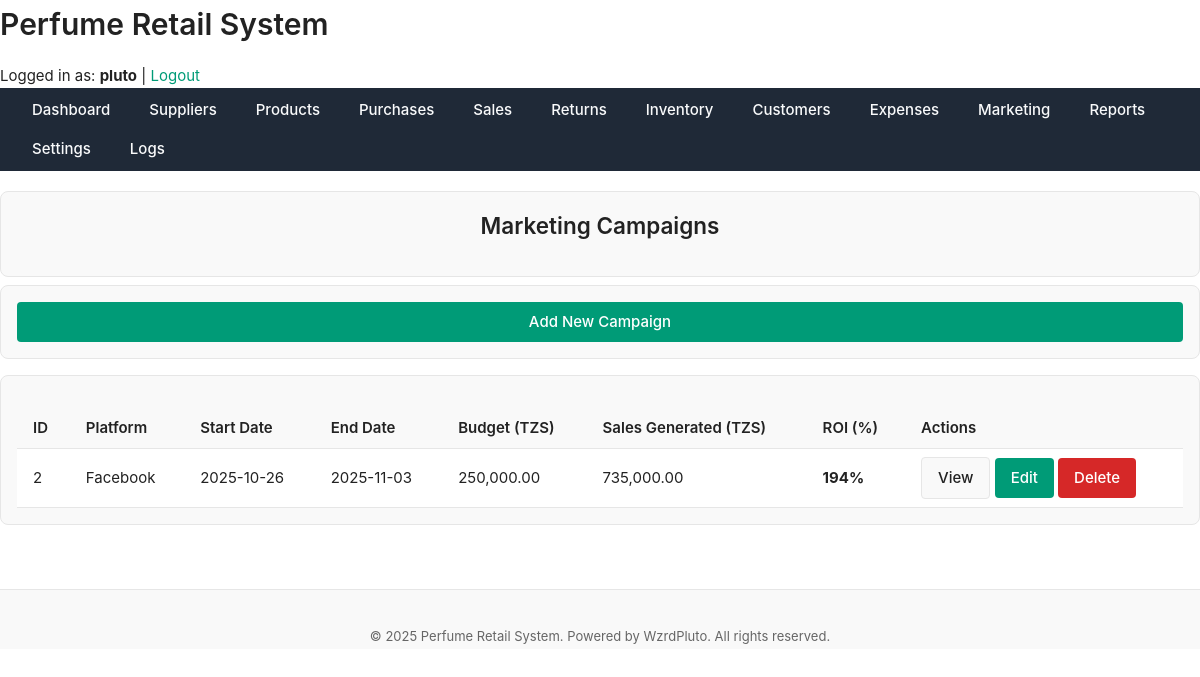
Page /public/marketing/index.php (signed in) on the committed database.
### tables this page shows
CREATE TABLE `marketing` (
  `campaign_id` int(11) NOT NULL,
  `platform` varchar(100) DEFAULT NULL,
  `start_date` date DEFAULT NULL,
  `end_date` date DEFAULT NULL,
  `budget` decimal(10,2) DEFAULT NULL,
  `sales_generated` decimal(10,2) DEFAULT 0.00,
  `remarks` text DEFAULT NULL
);

### includes/functions.php (called while the page is built, shortened)
<?php
function get_all_campaigns($pdo) {
    $stmt = $pdo->query("SELECT * FROM marketing ORDER BY start_date DESC");
    return $stmt->fetchAll(PDO::FETCH_ASSOC);
}

### public/marketing/index.php (the view, shortened to what this page needs)
<?php
require_once '../../includes/functions.php';
$campaigns = get_all_campaigns($pdo);
include '../../includes/header.php';
?>
<main class="main-content">
    <div class="card mb-sm" style="display:flex; justify-content:space-between; align-items:center;">
        <h2>Marketing Campaigns</h2>
    </div>
    <div class="card mb-md flex end">
        <a href="add.php" class="btn btn-primary">Add New Campaign</a>
    </div>
    <div class="card">
        <?php if (empty($campaigns)): ?>
            <p>No campaigns recorded yet.</p>
        <?php else: ?>
            <table class="table">
                <thead>
                    <tr>
                        <th>ID</th>
                        <th>Platform</th>
                        <th>Start Date</th>
                        <th>End Date</th>
                        <th>Budget (TZS)</th>
                        <th>Sales Generated (TZS)</th>
                        <th>ROI (%)</th>
                        <th>Actions</th>
                    </tr>
                </thead>
                <tbody>
                    <?php foreach ($campaigns as $c):
                        $roi = ($c['budget'] > 0)
                            ? round((($c['sales_generated'] - $c['budget']) / $c['budget']) * 100, 2)
                            : 0;
                    ?>
                    <tr>
                        <td><?= (int)$c['campaign_id'] ?></td>
                        <td><?= htmlspecialchars(ucfirst($c['platform'])) ?></td>
                        <td><?= htmlspecialchars($c['start_date']) ?></td>
                        <td><?= htmlspecialchars($c['end_date']) ?></td>
                        <td><?= number_format($c['budget'], 2) ?></td>
                        <td><?= number_format($c['sales_generated'], 2) ?></td>
                        <td>
                            <strong class="<?= $roi >= 0 ? 'text-success' : 'text-danger' ?>">
                                <?= $roi ?>%
                            </strong>
                        </td>
                        <td>
                            <a href="view.php?id=<?= (int)$c['campaign_id'] ?>" class="btn btn-sm btn-secondary">View</a>
                            <a href="edit.php?id=<?= (int)$c['campaign_id'] ?>" class="btn btn-sm btn-primary">Edit</a>
                            <a href="delete.php?id=<?= (int)$c['campaign_id'] ?>"
                               class="btn btn-sm btn-danger"
                               onclick="return confirm('Are you sure you want to delete this campaign?');">
                               Delete
                            </a>
                        </td>
                    </tr>
                    <?php endforeach; ?>
                </tbody>
            </table>
        <?php endif; ?>
    </div>
</main>
<?php include '../../includes/footer.php'; ?>

### assets/css/layout.css (style rules this page uses)
body { display: flex; min-height: 100vh; flex-direction: column; }
table { width: 100%; border-collapse: collapse; }
th, td { padding: var(--space-sm) var(--space-md); text-align: left; border-bottom: 1px solid var(--color-border); }
th { font-weight: 600; background-color: var(--color-surface); }
.flex { display: flex; }
.mb-md { margin-bottom: var(--space-md); }

### assets/css/theme.css (style rules this page uses)
:root { --color-bg: #ffffff; --color-surface: #f9f9f9; --color-border: #e6e6e6; --color-text: #222222; --color-text-muted: #666666; --color-primary: #009b77; --color-primary-hover: #008165; --color-danger: #d62828; --color-success: #2d6a4f; --color-warning: #e9c46a; --shadow-light: 0 2px 8px rgba(0, 0, 0, 0.05); --radius-sm: 4px; --radius-md: 8px; --radius-lg: 16px; --font-main: "Inter", "Segoe UI", "Roboto", sans-serif; --font-size-base: 15px; --font-size-sm: 13px; --font-size-lg: 18px; --line-height-base: 1.6; --space-xs: 4px; --space-sm: 8px; --space-md: 16px; --space-lg: 24px; --space-xl: 40px; --transition-fast: 0.15s ease-in-out; --transition-base: 0.25s ease; }
*, *::before, *::after { box-sizing: border-box; margin: 0; padding: 0; }
html, body { font-family: var(--font-main); font-size: var(--font-size-base); line-height: var(--line-height-base); background-color: var(--color-bg); color: var(--color-text); height: 100%; min-height: 100vh; }
a { color: var(--color-primary); text-decoration: none; transition: color var(--transition-fast); }
h1, h2, h3, h4, h5 { color: var(--color-text); margin-bottom: var(--space-md); font-weight: 600; }
.card { background: var(--color-surface); border: 1px solid var(--color-border); border-radius: var(--radius-md); box-shadow: var(--shadow-light); padding: var(--space-lg); margin-bottom: var(--space-lg); }
.btn { display: inline-block; padding: var(--space-sm) var(--space-md); border: none; border-radius: var(--radius-sm); cursor: pointer; transition: background var(--transition-fast); font-size: var(--font-size-base); }
.btn-primary { background: var(--color-primary); color: #fff; }
.btn-danger { background: var(--color-danger); color: #fff; }
table { width: 100%; border-collapse: collapse; margin-top: var(--space-md); }
th, td { text-align: left; padding: var(--space-sm) var(--space-md); border-bottom: 1px solid var(--color-border); }
th { background: var(--color-surface); font-weight: 600; }
.mb-md { margin-bottom: var(--space-md); }

### assets/css/components.css (style rules this page uses)
button, .btn { display: inline-flex; align-items: center; justify-content: center; padding: var(--space-sm) var(--space-md); font-size: var(--font-size-base); font-weight: 500; border: none; border-radius: var(--radius-sm); cursor: pointer; transition: background var(--transition-fast), color var(--transition-fast), transform var(--transition-fast); text-decoration: none; }
.btn-primary { background-color: var(--color-primary); color: #fff; }
.btn-secondary { background-color: var(--color-surface); color: var(--color-text); border: 1px solid var(--color-border); }
.btn-danger { background-color: var(--color-danger); color: #fff; }
.card { background-color: var(--color-surface); border: 1px solid var(--color-border); border-radius: var(--radius-md); padding: var(--space-md); box-shadow: var(--shadow-sm); display: flex; flex-direction: column; gap: var(--space-sm); transition: box-shadow var(--transition-base); }
.table { width: 100%; border-collapse: collapse; background-color: var(--color-bg); }
.table th, .table td { padding: var(--space-sm) var(--space-md); text-align: left; border-bottom: 1px solid var(--color-border); }
.table th { background-color: var(--color-surface); font-weight: 600; }
.mb-sm { margin-bottom: var(--space-sm); }

### rows in the picture
marketing: campaign_id "2", platform "Facebook", start_date "2025-10-26", end_date "2025-11-03", budget "250,000.00", sales_generated "735,000.00", roi "194"

### other values in the picture
SITE_NAME "Perfume Retail System"
$_SESSION['username'] "pluto"
